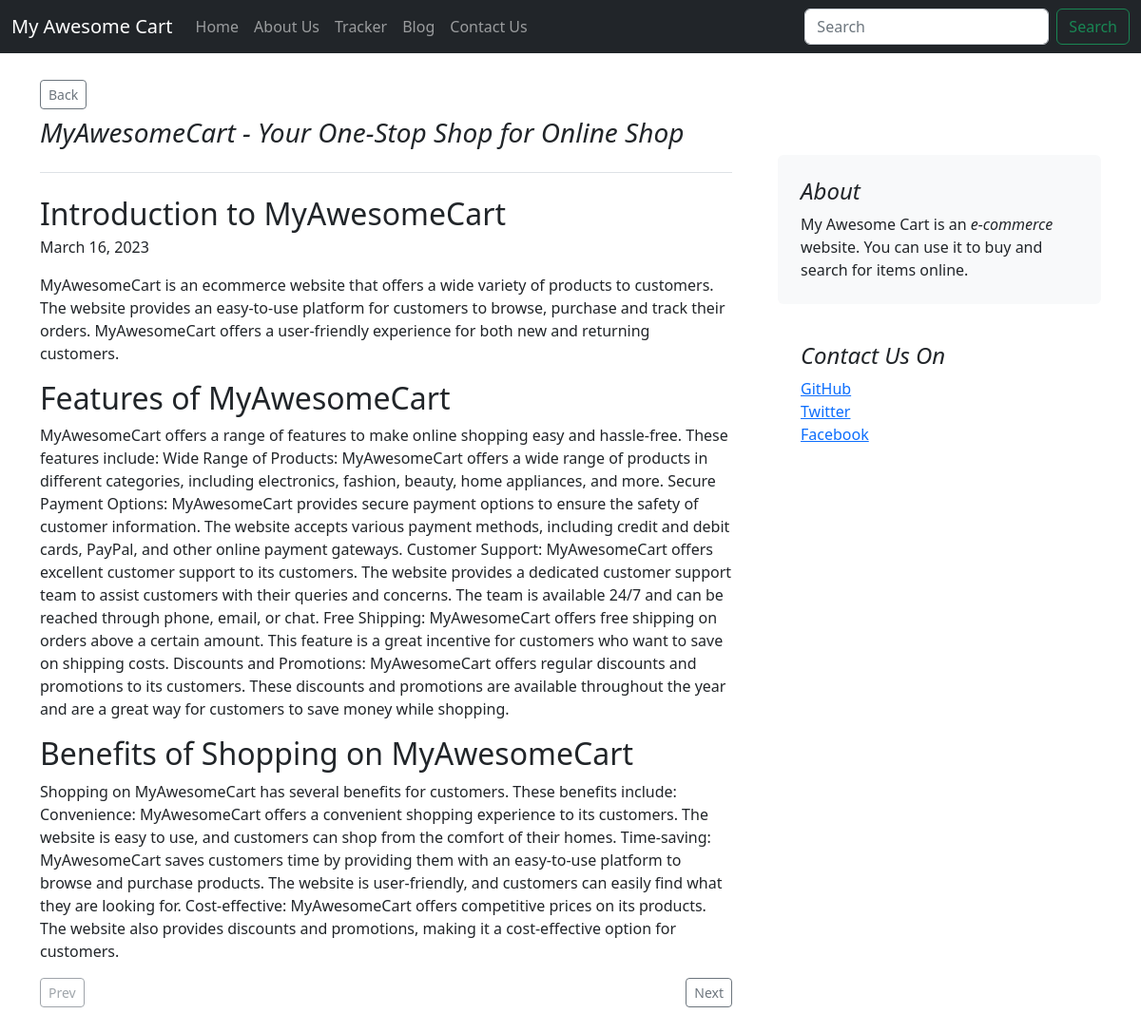
The app's page /blog/blogpost/2 with its own data.
### blog/models.py (models this page shows, shortened)
class Blogpost(models.Model):
    post_id = models.AutoField(primary_key=True)
    title = models.CharField(max_length=50, default="")
    head0 = models.CharField(max_length=500, default="")
    chead0 = models.CharField(max_length=5000, default="")
    head1 = models.CharField(max_length=500, default="")
    chead1 = models.CharField(max_length=5000, default="")
    head2 = models.CharField(max_length=500, default="")
    chead2 = models.CharField(max_length=5000, default="")
    pub_date = models.DateField()
    thumbnail = models.ImageField(upload_to="blog/images", default="")

### blog/views.py (the view)
# urls.py: path('blogpost/<int:post_id>', views.blogpost, name="blogPost"),
def blogpost(request, post_id):
    blogpost = Blogpost.objects.filter(post_id=post_id)
    allpost = Blogpost.objects.values()
    lst = [int(i["post_id"]) for i in allpost]
    lst.sort()
    min_id, max_id = min(lst), max(lst)
    return render(
        request,
        "blog/blogpost.html",
        {"blogpost": blogpost, "min_id": min_id, "max_id": max_id},
    )

### blog/templates/blog/blogpost.html (shortened to what this page needs)
{% extends 'blog/basic.html' %}
{% load static %}
{% block body %}
<div class="container">
    <div class="row g-5 mt-1 mb-4">
        <div class="d-grid gap-2 d-md-flex justify-content-between mt-4" id="back">
            <a href="/blog/"><button id="backbutton" type="button"
                    class="btn btn-outline-secondary btn-sm">Back</button></a>
        </div>
        <div class="col-md-8 mt-2">
            <h3 class="pb-4 mb-4 fst-italic border-bottom">
                {{blogpost.0.title}}
            </h3>
            <article class="blog-post">
                <h2 class="blog-post-title mb-1">{{blogpost.0.head0}}</h2>
                <p class="blog-post-meta">{{blogpost.0.pub_date}}</p>
                <p>{{blogpost.0.chead0}}</p>
                <h2>{{blogpost.0.head1}}</h2>
                <p>{{blogpost.0.chead1}}</p>
                <h2>{{blogpost.0.head2}}</h2>
                <p>{{blogpost.0.chead2}}</p>
                <div class="d-grid gap-2 d-md-flex justify-content-between mb-5" id="prevnext">
                </div>
        </div>
        <div class="col-md-4">
            <div class="position-sticky" style="top: 2rem;">
                <div class="p-4 mb-3 bg-light rounded">
                    <h4 class="fst-italic">About</h4>
                    <p class="mb-0">My Awesome Cart is an <em>e-commerce</em> website. You can use it to buy and search
                        for items online.</p>
                </div>
                <div class="p-4">
                    <h4 class="fst-italic">Contact Us On</h4>
                    <ol class="list-unstyled">
                        <li><a href="#">GitHub</a></li>
                        <li><a href="#">Twitter</a></li>
                        <li><a href="#">Facebook</a></li>
                    </ol>
                </div>
            </div>
        </div>
    </div>
</div>
{% endblock %}

### records on screen
Blogpost: title "MyAwesomeCart - Your One-Stop Shop for Online Shop", head0 "Introduction to MyAwesomeCart", pub_date "March 16, 2023", chead0 "MyAwesomeCart is an ecommerce website that offers a wide variety of products to customers. The website provides an easy-to-use platform for customers to browse, purchase and track their orders. MyAwesomeCart offers a user-friendly experience for both new and returning customers.", head1 "Features of MyAwesomeCart", chead1 "MyAwesomeCart offers a range of features to make online shopping easy and hassle-free. These features include: Wide Range of Products: MyAwesomeCart offers a wide range of products in different categories, including electronics, fashion, beauty, home appliances, and more. Secure Payment Options: MyAwesomeCart provides secure payment options to ensure the safety of customer information. The website accepts various payment methods, including credit and debit cards, PayPal, and other online payment gateways. Customer Support: MyAwesomeCart offers excellent customer support to its customers. The website provides a dedicated customer support team to assist customers with their queries and…", head2 "Benefits of Shopping on MyAwesomeCart", chead2 "Shopping on MyAwesomeCart has several benefits for customers. These benefits include: Convenience: MyAwesomeCart offers a convenient shopping experience to its customers. The website is easy to use, and customers can shop from the comfort of their homes. Time-saving: MyAwesomeCart saves customers time by providing them with an easy-to-use platform to browse and purchase products. The website is user-friendly, and customers can easily find what they are looking for. Cost-effective: MyAwesomeCart offers competitive prices on its products. The website also provides discounts and promotions, making it a cost-effective option for customers."
